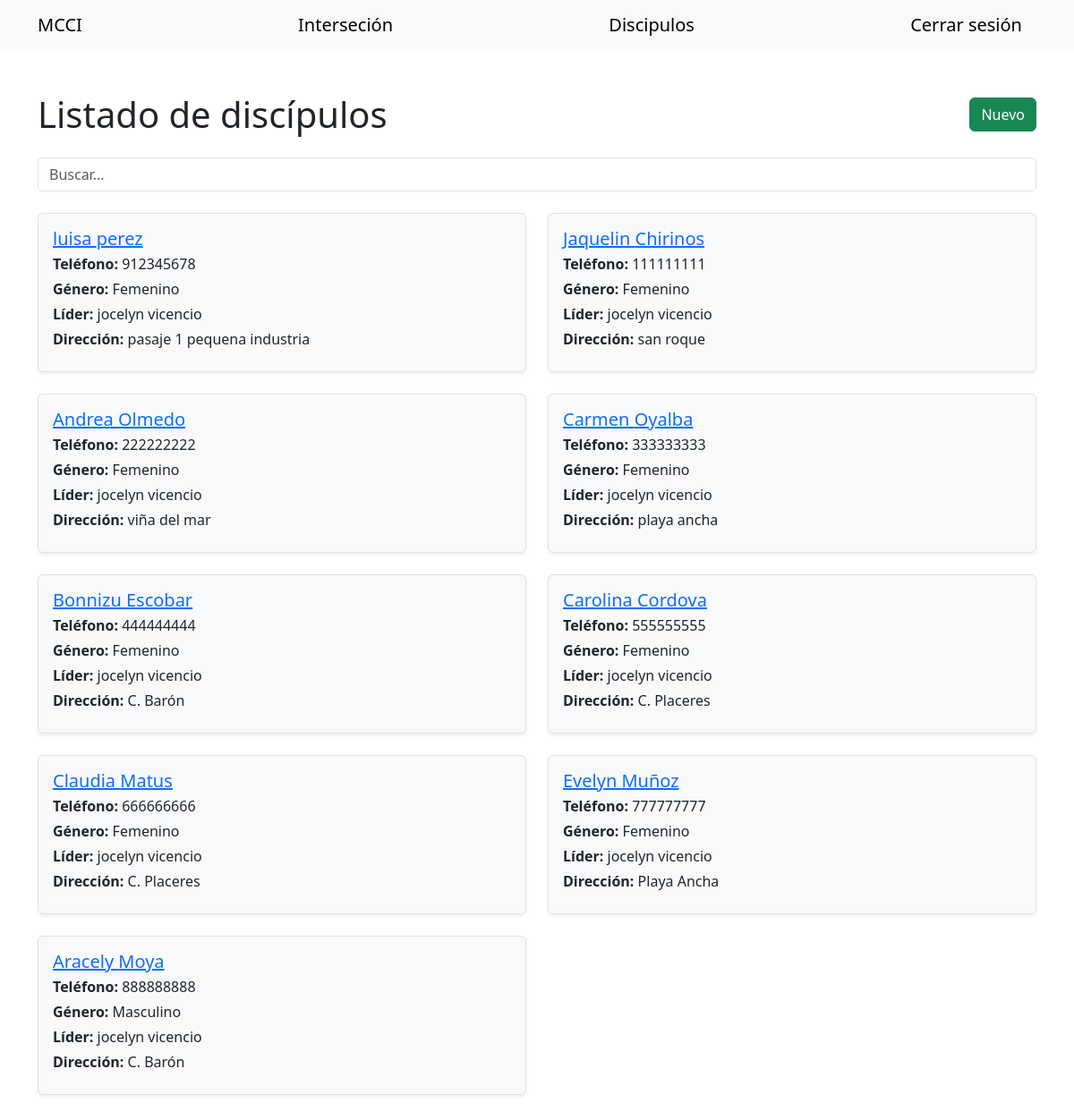
The app's page /listado (signed in) with its own data.
### app/models.py (models this page shows, shortened)
class Discipulo(db.Model):
    __tablename__ = 'discipulo'
    id = db.Column(db.Integer, primary_key=True)
    nombres = db.Column(db.String(100), nullable=False)
    apellidos = db.Column(db.String(100), nullable=False)
    telefono = db.Column(db.String(15), unique=True, nullable=False)
    lider_id = db.Column(db.Integer, db.ForeignKey('user.id'), nullable=True)
    genero = db.Column(db.String(10), nullable=False)
    direccion = db.Column(db.String(200), nullable=False)
    fecha = db.Column(db.DateTime, default=datetime.utcnow)
    notas = db.relationship('Nota', back_populates='discipulo', cascade='all, delete-orphan')
    lider = db.relationship('User', backref=db.backref('discipulos', lazy=True))

class User(db.Model, UserMixin):
    __tablename__ = 'user'
    id = db.Column(db.Integer, primary_key=True)
    username = db.Column(db.String(50), unique=True, nullable=False)
    nombres = db.Column(db.String(100), nullable=False)
    apellidos = db.Column(db.String(100), nullable=False)
    telefono = db.Column(db.String(15), unique=True, nullable=False)
    soy_de_consolidacion = db.Column(db.Integer, default=0)
    password_hash = db.Column(db.String(256), nullable=False)

### app/routes.py (the view, shortened to what this page needs)
@bp.route('/listado', methods=['GET', 'POST'])
@login_required
def listado():
    consolidacion = current_user.soy_de_consolidacion
    lideres = User.query.all()
    discipulos = Discipulo.query.all()
    form = DiscipuloForm(request.form)
    form.lider.choices = [(None, "Ninguno")] + [(lider.id, f"{lider.nombres} {lider.apellidos}") for lider in lideres]
    form.genero.choices = [('Masculino', 'Masculino'), ('Femenino', 'Femenino')]
    return render_template('listado.html', lideres=lideres, form=form, discipulos=discipulos, consolidacion=consolidacion)

### app/forms.py
class DiscipuloForm(FlaskForm):
    nombres = StringField('Nombres', validators=[DataRequired(), Length(min=2, max=100)])
    apellidos = StringField('Apellidos', validators=[DataRequired(), Length(min=2, max=100)])
    telefono = StringField('Teléfono', validators=[DataRequired(), Length(min=9, max=15)])
    genero = SelectField('Género', validators=[DataRequired()])
    lider = SelectField('Líder', coerce=lambda x: int(x) if x and x != 'None' else None, validators=[Optional()])
    direccion = StringField('Dirección', validators=[DataRequired()])
    submit = SubmitField('Registrar Discipulo')

### app/__init__.py (called while the page is built)
def create_app():
    app = Flask(__name__)
    app.config.from_object(Config)
    db.init_app(app)
    migrate.init_app(app, db)
    login_manager.init_app(app)
    login_manager.login_view = 'login'
    with app.app_context():
        from . import models
        @login_manager.user_loader
        def load_user(user_id):
            from .models import User
            return User.query.get(int(user_id))
    from .routes import bp
    app.register_blueprint(bp)
    return app

### app/templates/listado.html (shortened to what this page needs)
{% extends "base.html" %}
{% set navbar=true %}
{% block content %}
<div class="container my-5">
    <div class="d-flex justify-content-between align-items-center mb-4">
        <h1 class="m-0">Listado de discípulos</h1>
        <button class="btn btn-success" data-bs-toggle="modal" data-bs-target="#modalAgregar">
            Nuevo
        </button>
    </div>
    <div class="mb-4">
        <input type="text" id="buscador" class="form-control" placeholder="Buscar...">
    </div>
    <div class="row row-cols-1 row-cols-md-2 g-4">
        {% for discipulo in discipulos %}
        <div class="col tarjeta-discipulo">
            <div class="border rounded shadow-sm bg-light p-3 h-100">
                <h5 class="mb-1"> <a href="{{ url_for('main.detalle_discipulo', id=discipulo.id) }}">{{ discipulo.nombres }} {{ discipulo.apellidos }}</a></h5>
                <p class="mb-1"><strong>Teléfono:</strong> {{ discipulo.telefono }}</p>
                <p class="mb-1"><strong>Género:</strong> {{ discipulo.genero }}</p>
                <p class="mb-1">
                    <strong>Líder:</strong>
                    {% if discipulo.lider %}
                    <span>{{ discipulo.lider.nombres }} {{ discipulo.lider.apellidos }}</span>
                    {% else %}
                    <span class="text-muted fst-italic">No asignado</span>
                    {% endif %}
                </p>
                <p class="mb-2"><strong>Dirección:</strong> {{ discipulo.direccion }}</p>
            </div>
        </div>
        {% endfor %}
    </div>
</div>
{% endblock content %}

### records on screen
Discipulo: nombres "luisa", apellidos "perez", telefono "912345678", genero "Femenino", lider.nombres "jocelyn", lider.apellidos "vicencio", direccion "pasaje 1 pequena industria"
Discipulo: nombres "Jaquelin", apellidos "Chirinos", telefono "111111111", genero "Femenino", lider.nombres "jocelyn", lider.apellidos "vicencio", direccion "san roque"
Discipulo: nombres "Andrea", apellidos "Olmedo", telefono "222222222", genero "Femenino", lider.nombres "jocelyn", lider.apellidos "vicencio", direccion "viña del mar"
Discipulo: nombres "Carmen", apellidos "Oyalba", telefono "333333333", genero "Femenino", lider.nombres "jocelyn", lider.apellidos "vicencio", direccion "playa ancha"
Discipulo: nombres "Bonnizu", apellidos "Escobar", telefono "444444444", genero "Femenino", lider.nombres "jocelyn", lider.apellidos "vicencio", direccion "C. Barón"
Discipulo: nombres "Carolina", apellidos "Cordova", telefono "555555555", genero "Femenino", lider.nombres "jocelyn", lider.apellidos "vicencio", direccion "C. Placeres"
Discipulo: nombres "Claudia", apellidos "Matus", telefono "666666666", genero "Femenino", lider.nombres "jocelyn", lider.apellidos "vicencio", direccion "C. Placeres"
Discipulo: nombres "Evelyn", apellidos "Muñoz", telefono "777777777", genero "Femenino", lider.nombres "jocelyn", lider.apellidos "vicencio", direccion "Playa Ancha"
Discipulo: nombres "Aracely", apellidos "Moya", telefono "888888888", genero "Masculino", lider.nombres "jocelyn", lider.apellidos "vicencio", direccion "C. Barón"
